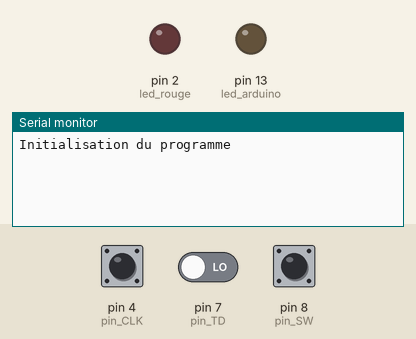
Bench run of a sketch on a simulated Arduino Uno, built with avr-gcc and run on an emulated ATmega328P. Shown: output pins drawn as LEDs (lit = HIGH), the last lines printed to the serial monitor. The inputs (shaded band) are chosen by the test bench; at power-on: pin 8 (pin_SW) HIGH, pin 4 (pin_CLK) HIGH, pin 7 (pin_TD) LOW.

Above: at 1.2 s.
1.3 s: pin 8 (pin_SW) pulled LOW for 0.15 s
At 1.6 s:
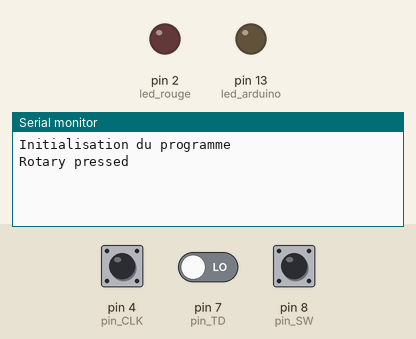
2.9 s: pin 4 (pin_CLK) pulsed LOW 2 times (0.12 s each, 0.3 s apart)
At 3.9 s:
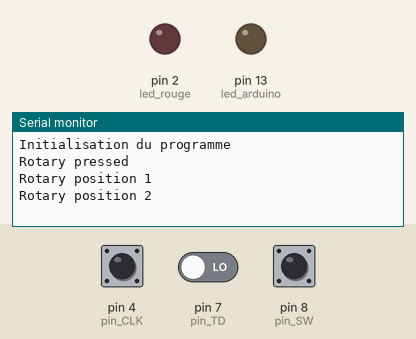

Measured:
- after the input at 1.3 s, the serial monitor: prints a new line at once (image 1)
- after the input at 2.9 s, the serial monitor: prints a new line after 0.12 s (image 2)

The sketch:

projet.ino
```cpp
#include <SoftwareSerial.h>
//- - - - [Variables] - - - -

//-LED_PIN_13
const int led_arduino = 13;

//LED
const int led_rouge = 2;

//-Potentionmètre
/*
Notes de branchement :
--> GND + => GND
--> Pin + => 5v
--> Pin CLK => 4
--> Pin CLK => 7
--> Pin CLK => 8
*/
const int pin_CLK  = 4;
const int pin_TD  = 7;
const int pin_SW  = 8;
bool clkState  = LOW;
bool clkLast  = HIGH;
bool swState  = HIGH;
bool swLast  = HIGH;
int rotVal  = 0;
const int rotValMax = 20; //Max un tour complet du potentionmètre

//Message
SoftwareSerial xbee(2, 3);
String phrase = "";
int nb_message = 0;
int count = 0;


//- - - - [Initialisation de la carte] - - - -
void setup() {
  //Init Serial USB
  Serial.begin(9600);
  Serial.println(F("Initialisation du programme"));

  //Initialisation de la broche 13 du Ardnuino
  pinMode(led_arduino, OUTPUT); //sur sortie

  //- - [Broches Digitals] - -
  //Broches Digitals
  pinMode(led_rouge, OUTPUT); //sur sortie
  //Potentionmètre - Initialisation des rotations
  pinMode(pin_CLK,INPUT);
  pinMode(pin_TD,INPUT);
  pinMode(pin_SW,INPUT_PULLUP);

  //- - [Broches Analogiques] - -

}


//- - - - [Fonction principale] - - - -
void loop() {

  //LEDArduino
  //ledArduino();

  //LEDs
  //allLeds();

  //Fonction du Potentionmètre
  readRotary();

  //Link Arduino to XBee
  //arduinoToXBee();
}


//- - - - [LED-Arduino] - - - -
void ledArduino(){
  digitalWrite(led_arduino, HIGH);
  delay(500);
  digitalWrite(led_arduino, LOW);
  delay(500);
}


//- - - - [All-LED] - - - -
void allLeds(){
  digitalWrite(led_rouge, HIGH);
  delay(250);
  digitalWrite(led_rouge, LOW);
  delay(250);
  digitalWrite(led_rouge, HIGH);
  delay(250);
  digitalWrite(led_rouge, LOW);
  delay(250);
}


//- - - - [Lecteur du Potentionmètre] - - - -
void readRotary(){
  ////Test routine for Rotary
  // gestion position
  clkState = digitalRead(pin_CLK);
  if ((clkLast == LOW) && (clkState == HIGH)) {//rotary moving
    Serial.print("Rotary position ");
    if (digitalRead(pin_TD) == HIGH) {
      rotVal = rotVal - 1;
      if ( rotVal < 0 ) {
        rotVal = 0;
      }
    }
    else {
      rotVal++;
      if ( rotVal > rotValMax ) {
        rotVal = rotValMax;
      }
    }
    Serial.println(rotVal);
    delay(200);
  }
  clkLast = clkState;

  //gestion bouton
  swState = digitalRead(pin_SW);
  if (swState == LOW && swLast == HIGH) {
    Serial.println("Rotary pressed");
    delay(100);//debounce
  }
  swLast = swState;
}


//- - - - [Message d'essai de communication Arduino to XBee] - - - -
void arduinoToXBee(){
  phrase += "[Try] - nb : ";
  phrase += nb_message;
  phrase += " - ";
  nb_message++;
  phrase += count*2;
  phrase += "ms\n";
  Serial.println(phrase);
  xbee.println(phrase);
  count++;
  delay(2000);
}
```
